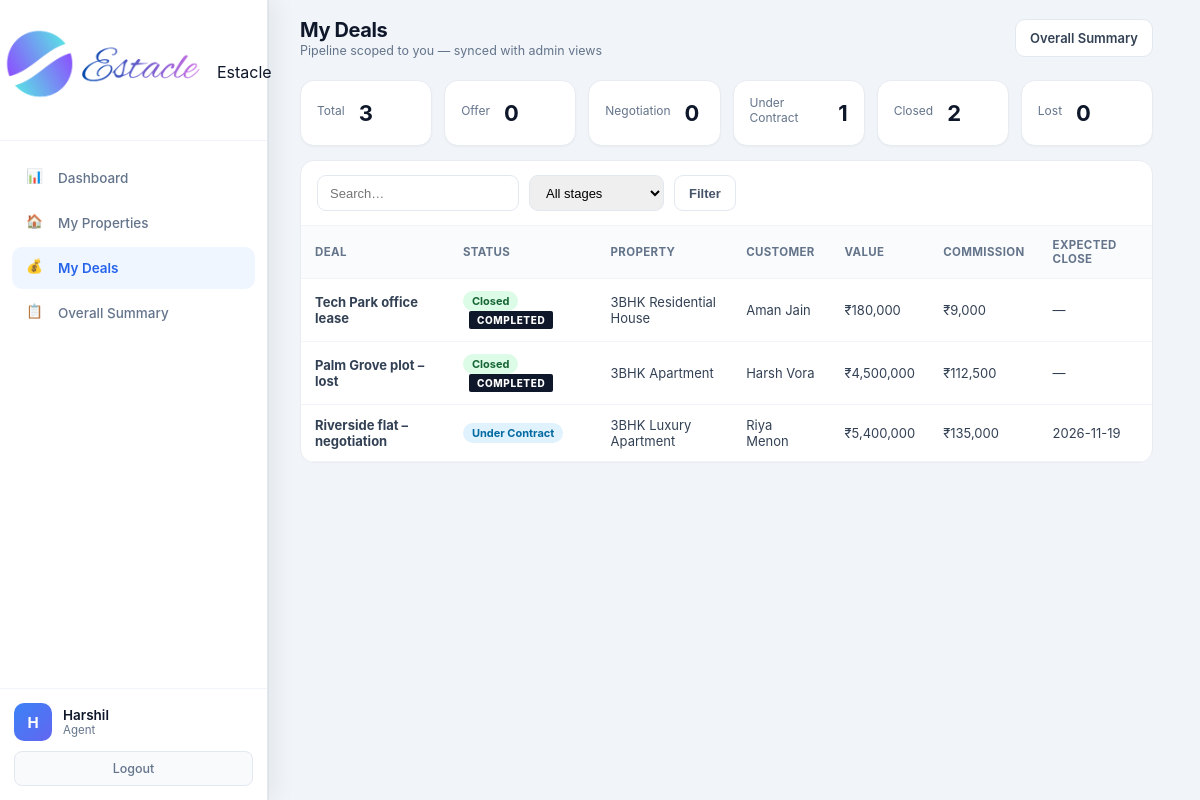
The app's page /agent/deals (signed in) with its own data.
### tables this page shows
CREATE TABLE users (
            id INTEGER PRIMARY KEY AUTOINCREMENT,
            email TEXT UNIQUE NOT NULL,
            password TEXT NOT NULL,
            full_name TEXT NOT NULL,
            role TEXT NOT NULL CHECK(role IN ('admin', 'agent', 'customer')),
            phone TEXT,
            created_at TIMESTAMP DEFAULT CURRENT_TIMESTAMP,
            is_active INTEGER DEFAULT 1
        , avatar TEXT, last_seen TIMESTAMP, job_title TEXT, department TEXT, employee_id TEXT, license_no TEXT, commission_rate REAL, alt_phone TEXT, address TEXT, city TEXT, state TEXT, country TEXT, postal_code TEXT, notes TEXT, hire_date TEXT, timezone TEXT);

CREATE TABLE deals (
            id INTEGER PRIMARY KEY AUTOINCREMENT,
            title TEXT NOT NULL,
            property_id INTEGER,
            client_id INTEGER,
            agent_id INTEGER,
            stage TEXT DEFAULT 'offer',
            value REAL DEFAULT 0,
            commission_rate REAL DEFAULT 2.5,
            expected_close TEXT,
            notes TEXT,
            created_at TIMESTAMP DEFAULT CURRENT_TIMESTAMP,
            updated_at TIMESTAMP DEFAULT CURRENT_TIMESTAMP,
            FOREIGN KEY (property_id) REFERENCES properties (id),
            FOREIGN KEY (client_id) REFERENCES clients (id),
            FOREIGN KEY (agent_id) REFERENCES users (id)
        );

CREATE TABLE properties (
            id INTEGER PRIMARY KEY AUTOINCREMENT,
            title TEXT NOT NULL,
            description TEXT,
            price REAL NOT NULL,
            property_type TEXT NOT NULL,
            status TEXT DEFAULT 'available',
            address TEXT,
            city TEXT,
            state TEXT,
            zip_code TEXT,
            bedrooms INTEGER,
            bathrooms REAL,
            area_sqft REAL,
            agent_id INTEGER,
            created_at TIMESTAMP DEFAULT CURRENT_TIMESTAMP, category TEXT DEFAULT "sale", listing_type TEXT DEFAULT "sale", floor TEXT, carpet_area REAL, furnishing TEXT, parking TEXT, amenities TEXT, seller_name TEXT, seller_phone TEXT, monthly_rent REAL, security_deposit REAL, maintenance REAL, per_sqft REAL, latitude TEXT, longitude TEXT, photos TEXT, year_built TEXT, facing TEXT, videos TEXT,
            FOREIGN KEY (agent_id) REFERENCES users (id)
        );

CREATE TABLE clients (
            id INTEGER PRIMARY KEY AUTOINCREMENT,
            full_name TEXT NOT NULL,
            email TEXT,
            phone TEXT,
            status TEXT DEFAULT 'lead',
            notes TEXT,
            agent_id INTEGER,
            created_at TIMESTAMP DEFAULT CURRENT_TIMESTAMP, source TEXT, budget REAL, interest TEXT, preferred_city TEXT, address TEXT, updated_at TIMESTAMP, user_id INTEGER, photo TEXT, about_the_client TEXT,
            FOREIGN KEY (agent_id) REFERENCES users (id)
        );

CREATE TABLE settings (
            key TEXT PRIMARY KEY,
            value TEXT
        );

### routes/agent.py (the view)
@agent.route('/agent/deals')
@login_required
@role_required('agent')
def agent_deals():
    db = get_db()
    migrate_db()
    agent_id = session['user_id']
    q = request.args.get('q', '').strip()
    stage_filter = request.args.get('stage', '').strip()
    if stage_filter:
        stage_filter = _agent_normalize_stage(stage_filter)
        if stage_filter not in AGENT_STAGES:
            stage_filter = ''
    rows = _agent_deals_query(db, agent_id, q=q, stage_filter=stage_filter)
    stats = {st: sum(1 for r in rows if r['stage'] == st) for st in AGENT_STAGES}
    stats['total'] = len(rows)
    currency = get_setting('currency', 'INR')
    return render_template(
        'agent_deals.html',
        deals=rows,
        stats=stats,
        stages=AGENT_STAGES,
        stage_labels=AGENT_STAGE_LABELS,
        q=q,
        stage_filter=stage_filter,
        currency=currency,
        format_money=format_money,
        active='deals',
    )

### core/db.py (called while the page is built)
def get_db():
    if 'db' not in g:
        g.db = sqlite3.connect(current_app.config['DATABASE'])
        g.db.row_factory = sqlite3.Row
    return g.db

### core/helpers.py (called while the page is built)
def login_required(f):
    @wraps(f)
    def decorated_function(*args, **kwargs):
        if 'user_id' not in session:
            flash('Please log in to access this page.', 'warning')
            return redirect(url_for('auth.login'))
        return f(*args, **kwargs)
    return decorated_function

def role_required(*roles):
    def decorator(f):
        @wraps(f)
        def decorated_function(*args, **kwargs):
            if 'user_id' not in session:
                flash('Please log in to access this page.', 'warning')
                return redirect(url_for('auth.login'))
            if session.get('role') not in roles:
                flash('You do not have permission to access this page.', 'danger')
                return redirect(url_for('auth.role_redirect'))
            return f(*args, **kwargs)
        return decorated_function
    return decorator

def get_setting(key, default=''):
    db = get_db()
    row = db.execute('SELECT value FROM settings WHERE key = ?', (key,)).fetchone()
    return row['value'] if row else default

def format_money(amount, currency=None):
    if amount is None:
        return '—'
    currency = currency or get_setting('currency', 'INR')
    symbols = {'USD': '$', 'INR': '₹', 'AED': 'AED '}
    sym = symbols.get(currency, currency + ' ')
    try:
        return f"{sym}{float(amount):,.0f}"
    except (TypeError, ValueError):
        return str(amount)

### routes/agent.py (called while the page is built)
def _agent_normalize_stage(st):
    st = (st or 'offer').strip().lower().replace(' ', '_')
    aliases = {
        'under contract': 'under_contract',
        'under-contract': 'under_contract',
        'won': 'closed',
        'sold': 'closed',
    }
    st = aliases.get(st, st)
    if st not in AGENT_STAGES:
        st = 'offer'
    return st

### templates/agent_deals.html (shortened to what this page needs)
<!DOCTYPE html>
<html lang="en">
<head>
<link rel="stylesheet" href="{{ url_for('static', filename='css/admin.css') }}">
</head>
<body>
<div class="app-layout">
  <aside class="sidebar" data-shell="agent">
    <div class="sidebar-header">
      <div class="logo">
        <img src="{{ url_for('static', filename='images/logo.png') }}" alt="Estacle" class="sidebar-logo">
        <span>Estacle</span>
      </div>
    </div>
    <nav class="sidebar-nav">
      <a href="{{ url_for('agent.agent_dashboard') }}" class="nav-item"><span class="nav-icon">📊</span> Dashboard</a>
      <a href="{{ url_for('agent.agent_properties') }}" class="nav-item"><span class="nav-icon">🏠</span> My Properties</a>
      <a href="{{ url_for('agent.agent_deals') }}" class="nav-item active"><span class="nav-icon">💰</span> My Deals</a>
      <a href="{{ url_for('agent.agent_deals_summary') }}" class="nav-item"><span class="nav-icon">📋</span> Overall Summary</a>
    </nav>
    <div class="sidebar-footer">
      <div class="user-info">
        <div class="user-avatar">{{ session.full_name[0] }}</div>
        <div class="user-details">
          <div class="user-name">{{ session.full_name }}</div>
          <div class="user-role">Agent</div>
        </div>
      </div>
      <a href="{{ url_for('auth.logout') }}" class="logout-btn">Logout</a>
    </div>
  </aside>
  <main class="main-content">
    <header class="top-bar dash-top">
      <div>
        <h1 class="page-title">My Deals</h1>
        <p class="page-subtitle">Pipeline scoped to you — synced with admin views</p>
      </div>
      <div class="top-actions">
        <a href="{{ url_for('agent.agent_deals_summary') }}" class="btn-export">Overall Summary</a>
      </div>
    </header>
    <div class="page-wrap">
      <div class="stat-row">
        <div class="stat-card kpi-soft">
          <div class="kpi-label">Total</div>
          <div class="kpi-value">{{ stats.total }}</div>
        </div>
        {% for st in stages %}
        <div class="stat-card kpi-soft">
          <div class="kpi-label">{{ stage_labels[st] }}</div>
          <div class="kpi-value">{{ stats[st] }}</div>
        </div>
        {% endfor %}
      </div>
      <div class="panel-card">
        <div class="panel-toolbar">
          <form method="GET" action="{{ url_for('agent.agent_deals') }}" style="display:flex;flex-wrap:wrap;gap:10px;align-items:center;width:100%">
            <input type="search" name="q" value="{{ q }}" placeholder="Search…">
            <select name="stage">
              <option value="">All stages</option>
            </select>
            <button type="submit" class="btn-filter">Filter</button>
          </form>
        </div>
        <div class="table-wrap">
          <table class="summary-table">
            <thead>
              <tr>
                <th>Deal</th>
                <th>Status</th>
                <th>Property</th>
                <th>Customer</th>
                <th>Value</th>
                <th>Commission</th>
                <th>Expected close</th>
              </tr>
            </thead>
            <tbody>
              {% for d in deals %}
              <tr>
                <td><strong>{{ d.title }}</strong></td>
                <td>
                  <span class="stage-pill {{ d.stage }}">{{ stage_labels.get(d.stage, d.stage) }}</span>
                  {% if d.stage == 'closed' %}<span class="stamp-closed">Completed</span>{% endif %}
                </td>
                <td>{{ d.property_title or '—' }}</td>
                <td>{{ d.client_name or '—' }}</td>
                <td>{{ format_money(d.value or 0, currency) }}</td>
                <td>{{ format_money(d.commission_amount or 0, currency) }}</td>
                <td>{{ d.expected_close or '—' }}</td>
              </tr>
              {% else %}
              <tr><td colspan="7" class="empty">No deals yet.</td></tr>
              {% endfor %}
            </tbody>
          </table>
        </div>
      </div>
    </div>
  </main>
</div>
</body>
</html>

### static/css/admin.css (style rules this page uses)
* { margin: 0; padding: 0; box-sizing: border-box; }
body { font-family: -apple-system, BlinkMacSystemFont, 'Segoe UI', Roboto, 'Helvetica Neue', Arial, sans-serif; background: #f1f5f9; color: #0f172a; min-height: 100vh; }
.app-layout { display: flex; min-height: 100vh; }
.sidebar { width: 268px; background: #ffffff; color: #0f172a; display: flex; flex-direction: column; position: fixed; height: 100vh; z-index: 100; box-shadow: 4px 0 24px rgba(15, 23, 42, 0.08), 1px 0 0 rgba(15, 23, 42, 0.04); border-right: 1px solid #e2e8f0; }
.sidebar-header { padding: 28px 16px 24px; border-bottom: 1px solid #f1f5f9; display: flex; justify-content: center; }
.logo { display: flex; align-items: center; justify-content: center; width: 100%; }
.sidebar-logo { height: 88px; width: auto; max-width: 230px; object-fit: contain; }
.sidebar-nav { flex: 1; padding: 16px 12px; display: flex; flex-direction: column; gap: 3px; overflow-y: auto; }
.nav-item { display: flex; align-items: center; gap: 12px; padding: 11px 14px; border-radius: 10px; color: #64748b; text-decoration: none; font-size: 13.5px; font-weight: 500; transition: all 0.15s ease; }
.nav-item.active { background: #eff6ff; color: #2563eb; font-weight: 600; }
.nav-icon { width: 20px; height: 20px; flex-shrink: 0; stroke: currentColor; fill: none; stroke-width: 1.8; stroke-linecap: round; stroke-linejoin: round; }
.sidebar-footer { padding: 14px; border-top: 1px solid #f1f5f9; }
.user-info { display: flex; align-items: center; gap: 11px; margin-bottom: 10px; }
.user-avatar { width: 38px; height: 38px; border-radius: 10px; background: linear-gradient(135deg, #3b82f6, #6366f1); color: white; display: flex; align-items: center; justify-content: center; font-weight: 700; font-size: 15px; }
.user-name { font-size: 13.5px; font-weight: 600; color: #0f172a; }
.user-role { font-size: 11.5px; color: #64748b; text-transform: capitalize; }
.logout-btn { display: block; width: 100%; padding: 9px; text-align: center; background: #f8fafc; color: #64748b; border-radius: 8px; text-decoration: none; font-size: 12.5px; font-weight: 500; transition: all 0.15s ease; border: 1px solid #e2e8f0; }
.main-content { flex: 1; margin-left: 268px; min-height: 100vh; }
.top-bar { background: white; padding: 18px 32px; border-bottom: 1px solid #e2e8f0; display: flex; justify-content: space-between; align-items: center; }
.page-title { font-family: 'Inter', sans-serif; font-size: 22px; font-weight: 700; letter-spacing: -0.4px; color: #0f172a; }
.page-subtitle { font-size: 13px; color: #64748b; margin-top: 2px; font-weight: 400; }
.stat-card { background: white; border-radius: 14px; padding: 20px; display: flex; align-items: center; gap: 14px; border: 1px solid #e2e8f0; box-shadow: 0 1px 2px rgba(0,0,0,0.03); transition: box-shadow 0.2s ease; }
.table-wrap { overflow-x: auto; }
table { width: 100%; border-collapse: collapse; font-size: 13.5px; }
th { text-align: left; padding: 11px 16px; background: #f8fafc; color: #64748b; font-weight: 600; font-size: 11.5px; text-transform: uppercase; letter-spacing: 0.4px; }
td { padding: 12px 16px; border-top: 1px solid #f1f5f9; color: #334155; }
html { scrollbar-gutter: stable; }
.app-layout > :not(.sidebar):not(script):not(style) { animation: none !important; }
.sidebar { transition: width 0.18s ease; }
.main-content { transition: none; }
.sidebar-header { position: relative; align-items: center; }

### records on screen
users: full_name "Harshil"
deals: title "Tech Park office lease", get "Closed", shows "COMPLETED", title "3BHK Residential House", full_name "Aman Jain", value.value "₹180,000", expected_close "—"
settings: value "₹9,000", value "₹112,500", value "₹135,000"
deals: title "Palm Grove plot – lost", get "Closed", shows "COMPLETED", title "3BHK Apartment", full_name "Harsh Vora", value.value "₹4,500,000", expected_close "—"
deals: title "Riverside flat – negotiation", get "Under Contract", title "3BHK Luxury Apartment", full_name "Riya Menon", value.value "₹5,400,000", expected_close "2026-11-19"

### other values on screen
{{ session.full_name[0] }} "H"
{{ stats.total }} "3"
{{ stage_labels[st] }} "Offer" "Negotiation" "Under Contract" "Closed" "Lost"
{{ stats[st] }} "0" "0" "1" "2" "0"
